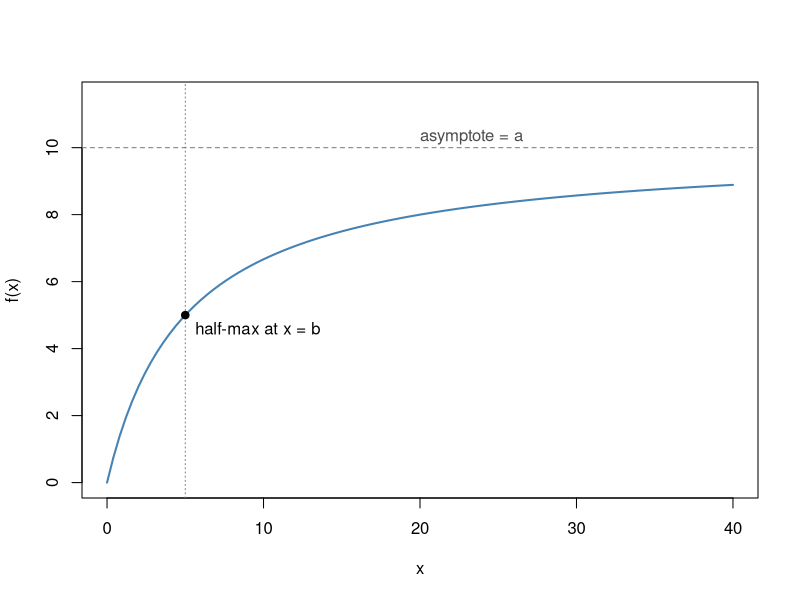
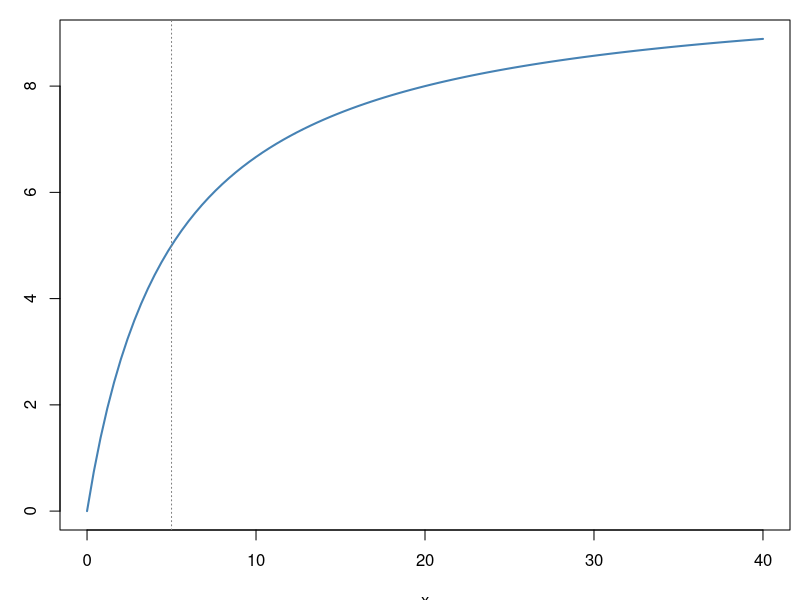

The R source for these figures, in order:
## ---- chunk 1
knitr::opts_chunk$set(echo = TRUE, warning = FALSE, message = FALSE,
                       fig.width = 5, fig.height = 3.5)
## ---- chunk 2
a <- 10; b <- 5
curve(a * x / (b + x), from = 0, to = 40, lwd = 2, col = "steelblue",
      xlab = "x", ylab = "f(x)", ylim = c(0, 11.5))
abline(h = a, lty = 2, col = "grey50")
abline(v = b, lty = 3, col = "grey50")
points(b, a/2, pch = 19)
text(b, a/2, "  half-max at x = b", adj = c(0, 1.5))
text(20, a, "asymptote = a", adj = c(0, -0.5), col = "grey30")
## ---- chunk 3
a_r <- 0.9; b_r <- 1/12
x_star <- 1 / b_r
peak_height <- a_r * x_star * exp(-b_r * x_star)
x_star
peak_height
## ---- chunk 4
par(mar = c(3.5, 3, 1, 0.5))
curve((a * x) / (b + x), from = 0, to = 40, lwd = 2, col = "steelblue",
      xlab = "x", ylab = "f(x)")
abline(h = a, lty = 2, col = "grey50")
abline(v = b, lty = 3, col = "grey50")
